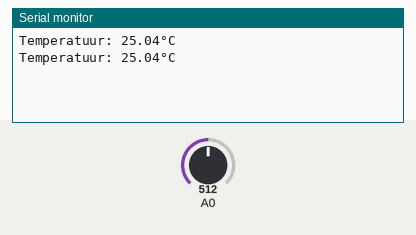
The sketch below on a simulated Arduino Uno, built with avr-gcc and run on an emulated ATmega328P. On the bench: the last lines printed to the serial monitor. The test bench sets the inputs (shaded band); at power-on: A0 = 512.

Above: at 1.8 s.
1.9 s: A0 set to 716
At 2.8 s:
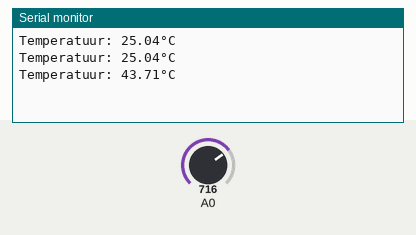
3.4 s: A0 set to 900
At 4.7 s:
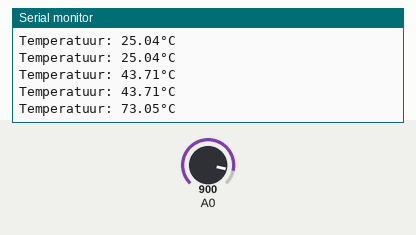
Timing chart, 0 to 6.4 s (numbered marks = the images above; inputs shaded):
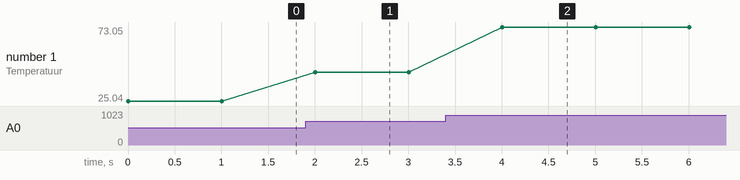

The sketch:

06-temperature-sensor.ino
```cpp
// Dit is de TEMPERATUUR applicatie
// We lezen hierbij de temperatuur sensor uit en zetten
// de analoge waarde om naar een echte temperatuur

// De bibliotheek hebben we nodig voor logaritmen te berekenen
#include <math.h>

/////////////////////////////////////////////////////////
// Hier komen onze "globale" variabelen.
// Deze kunnen we overal in onze applicatie gebruiken.
/////////////////////////////////////////////////////////

// Dit zijn parameters nodig bij de berekening van
// de temperatuur. Die vinden we in de datasheet of online.
int B = 4275;       // B waarde van de thermistor
int R0 = 100000;    // R0 = 100k weerstand

/////////////////////////////////////////////////////////
// Initialisatie code
// Wordt 1x uitgevoerd bij het opstarten
/////////////////////////////////////////////////////////
void setup() {

  // Instellen van de snelheid waarmee we data naar de computer sturen
  Serial.begin(9600);

  // Configureer A0 als analoge ingang
  pinMode(A0, INPUT);
}

/////////////////////////////////////////////////////////
// Het hoofdprogramma
// Dit wordt telkens opnieuw uitgevoerd
/////////////////////////////////////////////////////////
void loop()
{
  // Eerst moeten we de analoge spanning meten (getal tussen 0 en 1023)
  int voltage = analogRead(A0);

  // Dan berekenen we de waarde van de thermistor
  double R = ((1023.0 / voltage) - 1.0 ) * R0;

  // Dan zetten we dit om naar een temperatuur
  double temperatuur = (1.0 / ((log(R/R0)/B) + (1/298.15))) - 273.15;

  Serial.print("Temperatuur: ");
  Serial.print(temperatuur);
  Serial.println("°C");

  delay(1000);
}
```

Measured:
- after the input at 1.9 s, the serial monitor: prints a new line after 0.10 s (image 1)
- after the input at 3.4 s, the serial monitor: prints a new line after 0.60 s (image 2)
- plotted number 1: 25.04 → 43.71 after the input at 1.9 s, 43.71 → 73.05 after the input at 3.4 s
